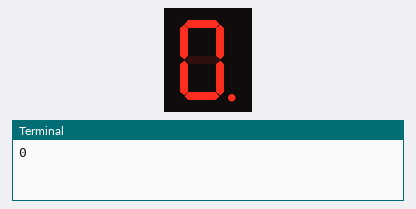
Recording of a program running on a simulated Raspberry Pi (header pin numbers). Parts: 1-digit seven-segment display, the last lines printed to the terminal. The clock reads 2024-03-15 10:24:30 at power-on unless the program sets it; the segment pins are drawn as the display they are named for. At 10.0 s the program stops and its outputs stay as they are.

Above: at 0.1 s.
At 2.1 s:
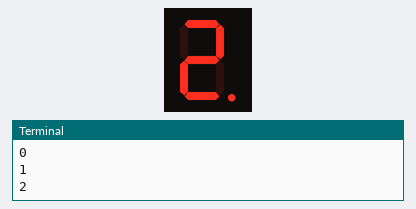
At 3.1 s:
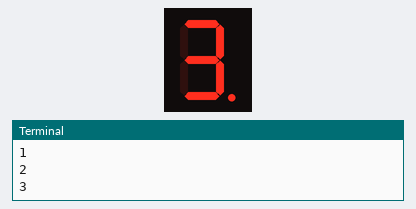
At 5.1 s:
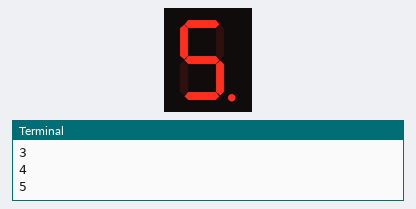
At 6.1 s:
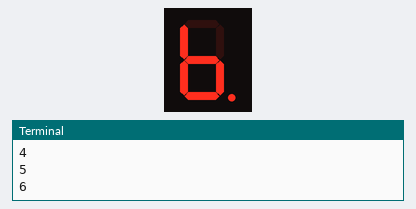
At 9.1 s:
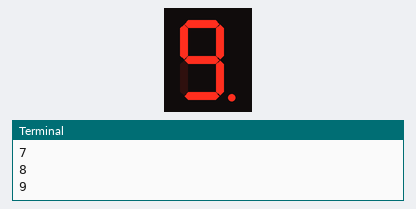

Measured:
- what the display in image 0 shows lasts 1.0 s, from 0.1 s to 1.1 s

The program:

lchika.py
```python
import RPi.GPIO as GPIO
from datetime import datetime
import time

GPIO.setmode(GPIO.BOARD)
# table of numbers and 7 segments LED
num2lights = {
    0 : [1, 1, 1, 1, 1, 1, 0],
    1 : [0, 1, 1, 0, 0, 0, 0],
    2 : [1, 1, 0, 1, 1, 0, 1],
    3 : [1, 1, 1, 1, 0, 0, 1],
    4 : [0, 1, 1, 0, 0, 1, 1],
    5 : [1, 0, 1, 1, 0, 1, 1],
    6 : [0, 0, 1, 1, 1, 1, 1],
    7 : [1, 1, 1, 0, 0, 0, 0],
    8 : [1, 1, 1, 1, 1, 1, 1],
    9 : [1, 1, 1, 1, 0, 1, 1]
}

# used GPIOs
pins = [
    #a, b, c, d,  e,  f,  g,  DP
     15, 13, 7, 5, 3, 19, 21, 11
     ]

# make int separate
def separate_digits(n):
    n1 = int(n/10)
    n2 = n - n1 * 10
    return (n1, n2)

# ==== retrieve time ===
time_now = datetime.now().time()
h = time_now.hour
m = time_now.minute
s = time_now.second

s1, s2 = separate_digits(s)

# === only SECOND version ===
GPIO.setup(pins, GPIO.OUT)

def show_num(no):
    ns = num2lights[no]
    for i, n in enumerate(ns):
        n = 1 if n == 0 else 0
        GPIO.output(pins[i], n)

for i in range(0, 10):
    print(i)
    show_num(i)
    time.sleep(1)

GPIO.cleanup()
```
